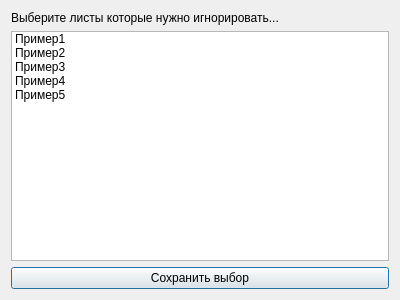
<?xml version="1.0" encoding="UTF-8"?>
<ui version="4.0">
 <class>Dialog</class>
 <widget class="QDialog" name="Dialog">
  <property name="geometry">
   <rect>
    <x>0</x>
    <y>0</y>
    <width>400</width>
    <height>300</height>
   </rect>
  </property>
  <property name="windowTitle">
   <string>Dialog</string>
  </property>
  <layout class="QVBoxLayout" name="verticalLayout">
   <item>
    <widget class="QLabel" name="labelSettingsIgnoreListHeader">
     <property name="text">
      <string>Выберите листы которые нужно игнорировать...</string>
     </property>
    </widget>
   </item>
   <item>
    <widget class="QListWidget" name="listWidgetSheetsList">
     <property name="selectionMode">
      <enum>QAbstractItemView::MultiSelection</enum>
     </property>
     <item>
      <property name="text">
       <string>Пример1</string>
      </property>
     </item>
     <item>
      <property name="text">
       <string>Пример2</string>
      </property>
     </item>
     <item>
      <property name="text">
       <string>Пример3</string>
      </property>
     </item>
     <item>
      <property name="text">
       <string>Пример4</string>
      </property>
     </item>
     <item>
      <property name="text">
       <string>Пример5</string>
      </property>
     </item>
    </widget>
   </item>
   <item>
    <widget class="QPushButton" name="btnSaveSelect">
     <property name="text">
      <string>Сохранить выбор</string>
     </property>
    </widget>
   </item>
  </layout>
 </widget>
 <resources/>
 <connections/>
</ui>
